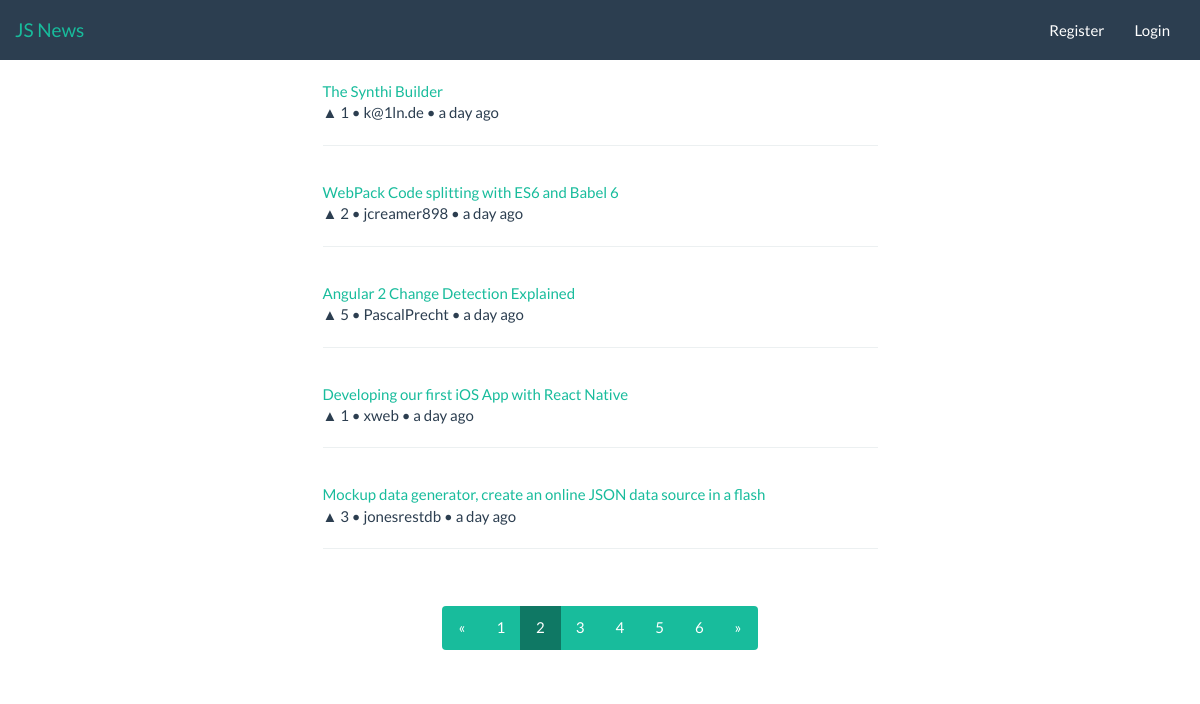
Screenshot of /?page=2 with the database file from the repository.
### articles/models.py (models this page shows, shortened)
class Article(models.Model):
    url = models.CharField(max_length=1000)
    title = models.CharField(max_length=1000)
    username = models.CharField(max_length=100)
    up = models.IntegerField(default=0, editable=False)
    down = models.IntegerField(default=0, editable=False)
    comments = models.IntegerField(default=0, editable=False)
    created_time = models.DateTimeField(editable=False)
    visited_time = models.DateTimeField(null=True, blank=True, editable=False)
    bookmarked_time = models.DateTimeField(null=True, blank=True, editable=False)

### articles/views.py (the view)
# urls.py: url(r'^$', views.index, name='index'),
def index(request):
    latest_article_list = Article.objects.order_by('-created_time')
    paginator = Paginator(latest_article_list, 5)
    page = request.GET.get('page')
    try:
        articles = paginator.page(page)
    except PageNotAnInteger:
        articles = paginator.page(1)
    except EmptyPage:
        articles = paginator.page(paginator.num_pages)
    for article in articles.object_list:
        article.created_time = article.created_time.strftime("%Y-%m-%dT%H:%M:%S")
    return render(request, 'articles/index.html', {
        'articles': articles,
        'paginator': paginator
    })

### articles/templates/articles/index.html (shortened to what this page needs)
{% extends 'base.html' %}
{% block content %}
    <div class="container">
        <div class="row articles-container">
            {% if articles %}
                {% for article in articles %}
                    <article class="col-md-6 col-md-offset-3">
                        <a href="{{ article.url }}/">{{ article.title }}</a>
                        <p>
                            &#x25B2; {{ article.up }}
                            &#x2022; {{ article.username }}
                            &#x2022; <span class="created_time">{{ article.created_time }}</span>
                        </p>
                        <hr>
                    </article>
                {% endfor %}
                <div class="col-md-6 col-md-offset-3 text-center">
                    <ul class="pagination">
                        {% if articles.has_previous %}
                            <li><a href="?page={{ articles.previous_page_number }}">&laquo;</a></li>
                        {% else %}
                            <li class="disabled"><a href="#">&laquo;</a></li>
                        {% endif %}
                        {% for i in paginator.page_range %}
                            {% if articles.number == i %}
                                <li class="active"><a href="?page={{ i }}">{{ i }}</a></li>
                            {% else %}
                                <li><a href="?page={{ i }}">{{ i }}</a></li>
                            {% endif %}
                        {% endfor %}
                        {% if articles.has_next %}
                            <li><a href="?page={{ articles.next_page_number }}">&raquo;</a></li>
                        {% else %}
                            <li class="disabled"><a href="#">&raquo;</a></li>
                        {% endif %}
                    </ul>
                </div>
            {% else %}
                <p>No articles are available.</p>
            {% endif %}
        </div>
    </div>
{% endblock %}

### articles/static/css/main.css (style rules this page uses)
article { padding-bottom: 1em; }

### rows the page displays
Article: title "The Synthi Builder", up "1", username "k@1ln.de"
Article: title "WebPack Code splitting with ES6 and Babel 6", up "2", username "jcreamer898"
Article: title "Angular 2 Change Detection Explained", up "5", username "PascalPrecht"
Article: title "Developing our first iOS App with React Native", up "1", username "xweb"
Article: title "Mockup data generator, create an online JSON data source in a flash", up "3", username "jonesrestdb"

### other values shown
{{ i }} "1" "3" "4" "5" "6"
{{ i }} "2"
